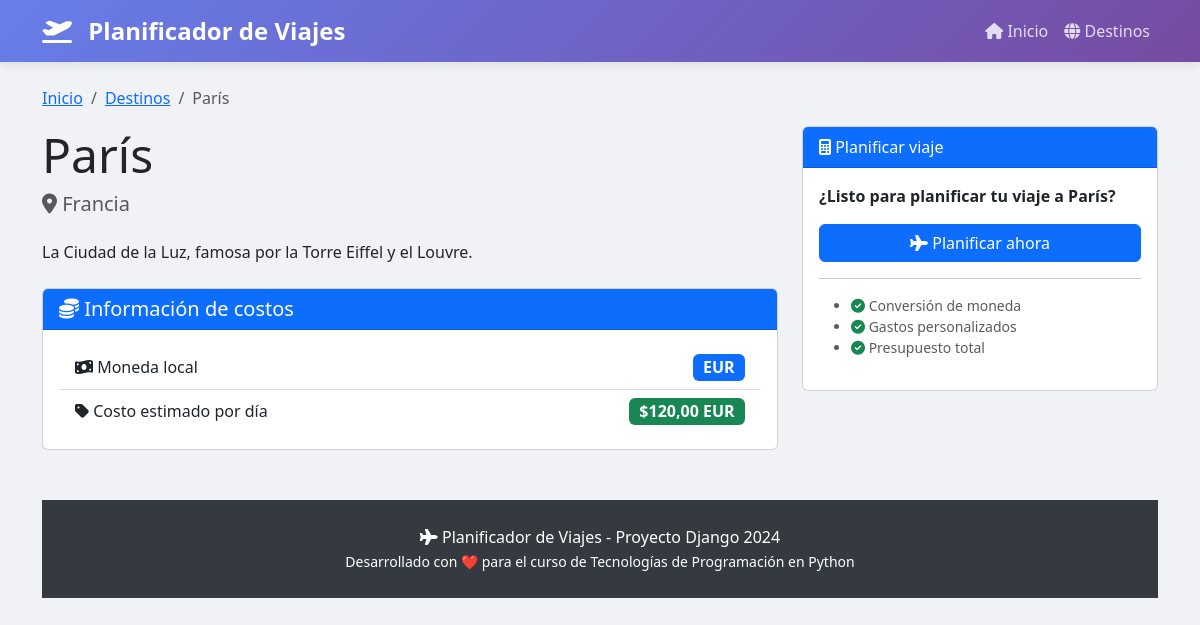
Page /destino/1/ on the committed database.
### planificador/models.py (models this page shows, shortened)
class Destino(models.Model):
    nombre = models.CharField(max_length=100, verbose_name="Nombre de la ciudad")
    pais = models.CharField(max_length=100, verbose_name="País")
    moneda_local = models.CharField(max_length=3, verbose_name="Moneda local", help_text="Código ISO de 3 letras, ej: EUR, USD, MXN")
    costo_vida_diario = models.DecimalField(
        max_digits=10,
        decimal_places=2,
        verbose_name="Costo de vida diario",
        help_text="Costo estimado por día para una persona"
    )
    descripcion = models.TextField(verbose_name="Descripción", blank=True)
    class Meta:
        verbose_name = "Destino"
        verbose_name_plural = "Destinos"
        ordering = ['costo_vida_diario']

### planificador/views.py (the view)
# urls.py: path('destino/<int:destino_id>/', views.detalle_destino, name='detalle_destino'),
def detalle_destino(request, destino_id):
    destino = get_object_or_404(Destino, id=destino_id)
    context = {
        'destino': destino,
    }
    return render(request, 'planificador/detalle_destino.html', context)

### planificador/templates/planificador/detalle_destino.html (shortened to what this page needs)
{% extends 'planificador/base.html' %}
{% block contenido %}
<div class="row">
    <div class="col-12">
        <nav aria-label="breadcrumb">
            <ol class="breadcrumb">
                <li class="breadcrumb-item"><a href="{% url 'inicio' %}">Inicio</a></li>
                <li class="breadcrumb-item"><a href="{% url 'lista_destinos' %}">Destinos</a></li>
                <li class="breadcrumb-item active">{{ destino.nombre }}</li>
            </ol>
        </nav>
    </div>
</div>
<div class="row">
    <div class="col-md-8">
        <h1 class="display-5">{{ destino.nombre }}</h1>
        <h5 class="text-muted">
            <i class="fas fa-map-marker-alt"></i> {{ destino.pais }}
        </h5>
        <p class="mt-4">{{ destino.descripcion }}</p>
        <div class="card mt-4">
            <div class="card-header bg-primary text-white">
                <h5 class="mb-0"><i class="fas fa-coins"></i> Información de costos</h5>
            </div>
            <div class="card-body">
                <ul class="list-group list-group-flush">
                    <li class="list-group-item d-flex justify-content-between align-items-center">
                        <span><i class="fas fa-money-bill-wave"></i> Moneda local</span>
                        <span class="badge bg-primary fs-6">{{ destino.moneda_local }}</span>
                    </li>
                    <li class="list-group-item d-flex justify-content-between align-items-center">
                        <span><i class="fas fa-tag"></i> Costo estimado por día</span>
                        <span class="badge bg-success fs-6">${{ destino.costo_vida_diario }} {{ destino.moneda_local }}</span>
                    </li>
                </ul>
            </div>
        </div>
    </div>
    <div class="col-md-4">
    <div class="card">
        <div class="card-header bg-primary text-white">
            <i class="fas fa-calculator"></i> Planificar viaje
        </div>
        <div class="card-body">
            <p class="fw-bold">¿Listo para planificar tu viaje a {{ destino.nombre }}?</p>
            <a href="{% url 'planificar_viaje_destino' destino.id %}" class="btn btn-primary w-100">
                <i class="fas fa-plane"></i> Planificar ahora
            </a>
            <hr>
            <ul class="text-muted small">
                <li><i class="fas fa-check-circle text-success"></i> Conversión de moneda</li>
                <li><i class="fas fa-check-circle text-success"></i> Gastos personalizados</li>
                <li><i class="fas fa-check-circle text-success"></i> Presupuesto total</li>
            </ul>
        </div>
    </div>
</div>
{% endblock %}

### planificador/templates/planificador/base.html (style rules this page uses)
body { background-color: #f0f2f5; }

### rows in the picture
Destino: nombre "París", pais "Francia", descripcion "La Ciudad de la Luz, famosa por la Torre Eiffel y el Louvre.", moneda_local "EUR", costo_vida_diario "120,00"
